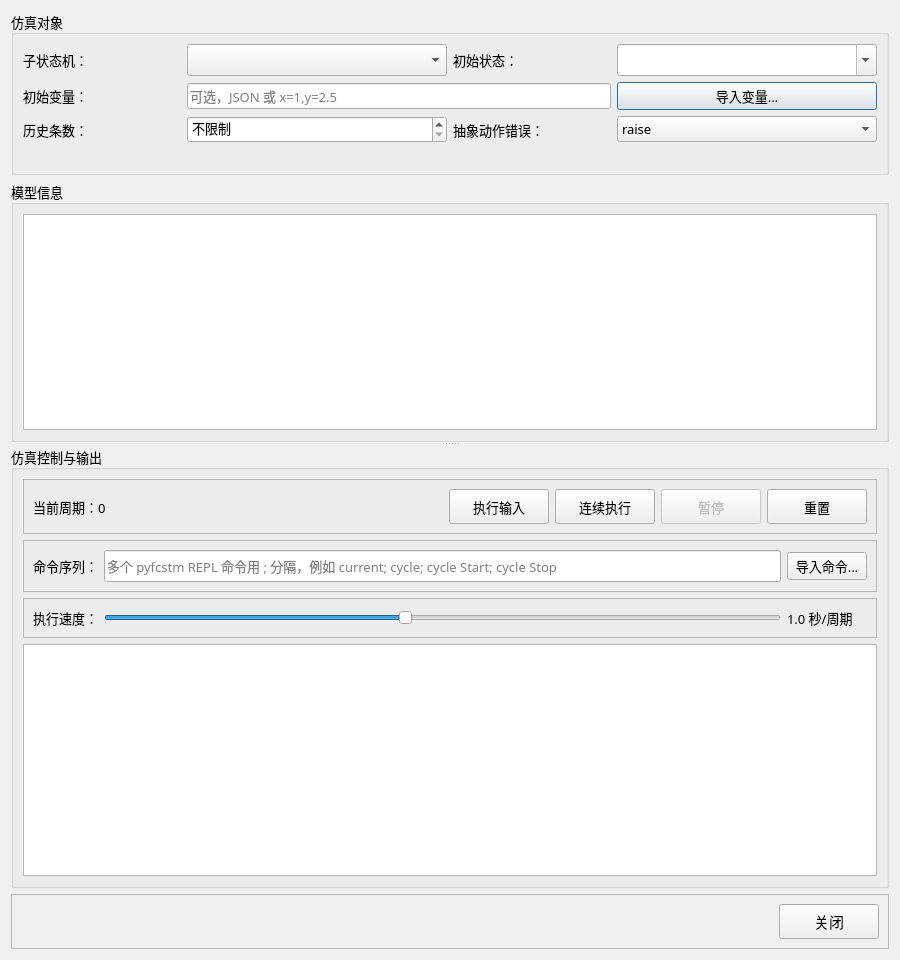
<?xml version="1.0" encoding="UTF-8"?>
<ui version="4.0">
 <class>Dialog_Simulate</class>
 <widget class="QDialog" name="Dialog_Simulate">
  <property name="geometry">
   <rect>
    <x>0</x>
    <y>0</y>
    <width>900</width>
    <height>960</height>
   </rect>
  </property>
  <property name="windowTitle">
   <string>模型仿真</string>
  </property>
  <layout class="QVBoxLayout" name="verticalLayout_main">
   <item>
    <widget class="QGroupBox" name="groupBox_state_machine">
     <property name="font">
      <font>
       <family>微软雅黑</family>
       <pointsize>10</pointsize>
      </font>
     </property>
     <property name="title">
      <string>仿真对象</string>
     </property>
     <layout class="QGridLayout" name="gridLayout_state_machine">
      <item row="0" column="0">
       <widget class="QLabel" name="label_state_machine">
        <property name="text">
         <string>子状态机：</string>
        </property>
       </widget>
      </item>
      <item row="0" column="1">
       <widget class="QComboBox" name="combo_state_machine">
        <property name="minimumSize">
         <size>
          <width>260</width>
          <height>32</height>
         </size>
        </property>
       </widget>
      </item>
      <item row="0" column="2">
       <widget class="QLabel" name="label_initial_state">
        <property name="text">
         <string>初始状态：</string>
        </property>
       </widget>
      </item>
      <item row="0" column="3">
       <widget class="QComboBox" name="combo_initial_state">
        <property name="editable">
         <bool>true</bool>
        </property>
        <property name="minimumSize">
         <size>
          <width>260</width>
          <height>32</height>
         </size>
        </property>
       </widget>
      </item>
      <item row="1" column="0">
       <widget class="QLabel" name="label_initial_vars">
        <property name="text">
         <string>初始变量：</string>
        </property>
       </widget>
      </item>
      <item row="1" column="1" colspan="2">
       <widget class="QLineEdit" name="edit_initial_vars">
        <property name="placeholderText">
         <string>可选，JSON 或 x=1,y=2.5</string>
        </property>
       </widget>
      </item>
      <item row="1" column="3">
       <widget class="QPushButton" name="button_import_initial_vars">
        <property name="text">
         <string>导入变量...</string>
        </property>
       </widget>
      </item>
      <item row="2" column="0">
       <widget class="QLabel" name="label_history_size">
        <property name="text">
         <string>历史条数：</string>
        </property>
       </widget>
      </item>
      <item row="2" column="1">
       <widget class="QSpinBox" name="spin_history_size">
        <property name="minimum">
         <number>0</number>
        </property>
        <property name="maximum">
         <number>10000</number>
        </property>
        <property name="value">
         <number>0</number>
        </property>
        <property name="specialValueText">
         <string>不限制</string>
        </property>
       </widget>
      </item>
      <item row="2" column="2">
       <widget class="QLabel" name="label_abstract_error_mode">
        <property name="text">
         <string>抽象动作错误：</string>
        </property>
       </widget>
      </item>
      <item row="2" column="3">
       <widget class="QComboBox" name="combo_abstract_error_mode">
        <item>
         <property name="text">
          <string>raise</string>
         </property>
        </item>
        <item>
         <property name="text">
          <string>log</string>
         </property>
        </item>
       </widget>
      </item>
      <item row="3" column="0" colspan="4">
       <spacer name="horizontalSpacer_state_machine">
        <property name="orientation">
         <enum>Qt::Horizontal</enum>
        </property>
        <property name="sizeHint" stdset="0">
         <size>
          <width>40</width>
          <height>20</height>
         </size>
        </property>
       </spacer>
      </item>
     </layout>
    </widget>
   </item>
   <item>
    <widget class="QSplitter" name="splitter">
     <property name="orientation">
      <enum>Qt::Vertical</enum>
     </property>
     <widget class="QGroupBox" name="groupBox_model">
      <property name="font">
       <font>
        <family>微软雅黑</family>
        <pointsize>10</pointsize>
       </font>
      </property>
      <property name="title">
       <string>模型信息</string>
      </property>
      <layout class="QVBoxLayout" name="verticalLayout_model">
       <item>
        <widget class="QTextEdit" name="text_model_display">
         <property name="font">
          <font>
           <family>Consolas</family>
           <pointsize>9</pointsize>
          </font>
         </property>
         <property name="readOnly">
          <bool>true</bool>
         </property>
        </widget>
       </item>
      </layout>
     </widget>
     <widget class="QGroupBox" name="groupBox_simulation">
      <property name="font">
       <font>
        <family>微软雅黑</family>
        <pointsize>10</pointsize>
       </font>
      </property>
      <property name="title">
       <string>仿真控制与输出</string>
      </property>
      <layout class="QVBoxLayout" name="verticalLayout_simulation">
       <item>
        <widget class="QFrame" name="frame_control">
         <property name="frameShape">
          <enum>QFrame::StyledPanel</enum>
         </property>
         <property name="frameShadow">
          <enum>QFrame::Raised</enum>
         </property>
         <layout class="QHBoxLayout" name="horizontalLayout_control">
          <item>
           <widget class="QLabel" name="label_cycle_count">
            <property name="font">
             <font>
              <family>微软雅黑</family>
              <pointsize>10</pointsize>
             </font>
            </property>
            <property name="text">
             <string>当前周期：0</string>
            </property>
           </widget>
          </item>
          <item>
           <spacer name="horizontalSpacer">
            <property name="orientation">
             <enum>Qt::Horizontal</enum>
            </property>
            <property name="sizeHint" stdset="0">
             <size>
              <width>40</width>
              <height>20</height>
             </size>
            </property>
           </spacer>
          </item>
          <item>
           <widget class="QPushButton" name="button_single_cycle">
            <property name="minimumSize">
             <size>
              <width>100</width>
              <height>35</height>
             </size>
            </property>
            <property name="font">
             <font>
              <family>微软雅黑</family>
              <pointsize>10</pointsize>
             </font>
            </property>
            <property name="text">
             <string>执行输入</string>
            </property>
           </widget>
          </item>
          <item>
           <widget class="QPushButton" name="button_run_continuous">
            <property name="minimumSize">
             <size>
              <width>100</width>
              <height>35</height>
             </size>
            </property>
            <property name="font">
             <font>
              <family>微软雅黑</family>
              <pointsize>10</pointsize>
             </font>
            </property>
            <property name="text">
             <string>连续执行</string>
            </property>
           </widget>
          </item>
          <item>
           <widget class="QPushButton" name="button_pause">
            <property name="enabled">
             <bool>false</bool>
            </property>
            <property name="minimumSize">
             <size>
              <width>100</width>
              <height>35</height>
             </size>
            </property>
            <property name="font">
             <font>
              <family>微软雅黑</family>
              <pointsize>10</pointsize>
             </font>
            </property>
            <property name="text">
             <string>暂停</string>
            </property>
           </widget>
          </item>
          <item>
           <widget class="QPushButton" name="button_reset">
            <property name="minimumSize">
             <size>
              <width>100</width>
              <height>35</height>
             </size>
            </property>
            <property name="font">
             <font>
              <family>微软雅黑</family>
              <pointsize>10</pointsize>
             </font>
            </property>
            <property name="text">
             <string>重置</string>
            </property>
           </widget>
          </item>
         </layout>
       </widget>
      </item>
      <item>
       <widget class="QFrame" name="frame_event_input">
        <property name="frameShape">
         <enum>QFrame::StyledPanel</enum>
        </property>
        <property name="frameShadow">
         <enum>QFrame::Raised</enum>
        </property>
        <layout class="QGridLayout" name="gridLayout_simulation_input">
         <item row="0" column="0">
          <widget class="QLabel" name="label_events">
           <property name="font">
            <font>
             <family>微软雅黑</family>
             <pointsize>10</pointsize>
            </font>
           </property>
           <property name="text">
            <string>命令序列：</string>
           </property>
          </widget>
         </item>
         <item row="0" column="1">
          <widget class="QLineEdit" name="edit_events">
           <property name="minimumSize">
            <size>
             <width>0</width>
             <height>32</height>
            </size>
           </property>
           <property name="placeholderText">
            <string>多个 pyfcstm REPL 命令用 ; 分隔，例如 current; cycle; cycle Start; cycle Stop</string>
           </property>
          </widget>
         </item>
         <item row="0" column="2">
          <widget class="QPushButton" name="button_import_events">
           <property name="text">
            <string>导入命令...</string>
           </property>
          </widget>
         </item>
        </layout>
       </widget>
      </item>
      <item>
       <widget class="QFrame" name="frame_speed_control">
         <property name="frameShape">
          <enum>QFrame::StyledPanel</enum>
         </property>
         <property name="frameShadow">
          <enum>QFrame::Raised</enum>
         </property>
         <layout class="QHBoxLayout" name="horizontalLayout_speed">
          <item>
           <widget class="QLabel" name="label_speed">
            <property name="font">
             <font>
              <family>微软雅黑</family>
              <pointsize>10</pointsize>
             </font>
            </property>
            <property name="text">
             <string>执行速度：</string>
            </property>
           </widget>
          </item>
          <item>
           <widget class="QSlider" name="slider_speed">
            <property name="minimum">
             <number>1</number>
            </property>
            <property name="maximum">
             <number>10</number>
            </property>
            <property name="value">
             <number>5</number>
            </property>
            <property name="orientation">
             <enum>Qt::Horizontal</enum>
            </property>
           </widget>
          </item>
          <item>
           <widget class="QLabel" name="label_speed_value">
            <property name="minimumSize">
             <size>
              <width>80</width>
              <height>0</height>
             </size>
            </property>
            <property name="font">
             <font>
              <family>微软雅黑</family>
              <pointsize>10</pointsize>
             </font>
            </property>
            <property name="text">
             <string>1.0 秒/周期</string>
            </property>
           </widget>
          </item>
         </layout>
        </widget>
       </item>
       <item>
        <widget class="QTextEdit" name="text_simulation_output">
         <property name="font">
          <font>
           <family>Consolas</family>
           <pointsize>9</pointsize>
          </font>
         </property>
         <property name="readOnly">
          <bool>true</bool>
         </property>
        </widget>
       </item>
      </layout>
     </widget>
    </widget>
   </item>
   <item>
    <widget class="QFrame" name="frame_buttons">
     <property name="frameShape">
      <enum>QFrame::StyledPanel</enum>
     </property>
     <property name="frameShadow">
      <enum>QFrame::Raised</enum>
     </property>
     <layout class="QHBoxLayout" name="horizontalLayout_buttons">
      <item>
       <spacer name="horizontalSpacer_2">
        <property name="orientation">
         <enum>Qt::Horizontal</enum>
        </property>
        <property name="sizeHint" stdset="0">
         <size>
          <width>40</width>
          <height>20</height>
         </size>
        </property>
       </spacer>
      </item>
      <item>
       <widget class="QPushButton" name="button_close">
        <property name="minimumSize">
         <size>
          <width>100</width>
          <height>35</height>
         </size>
        </property>
        <property name="font">
         <font>
          <family>微软雅黑</family>
          <pointsize>11</pointsize>
         </font>
        </property>
        <property name="text">
         <string>关闭</string>
        </property>
       </widget>
      </item>
     </layout>
    </widget>
   </item>
  </layout>
 </widget>
 <resources/>
 <connections/>
</ui>
